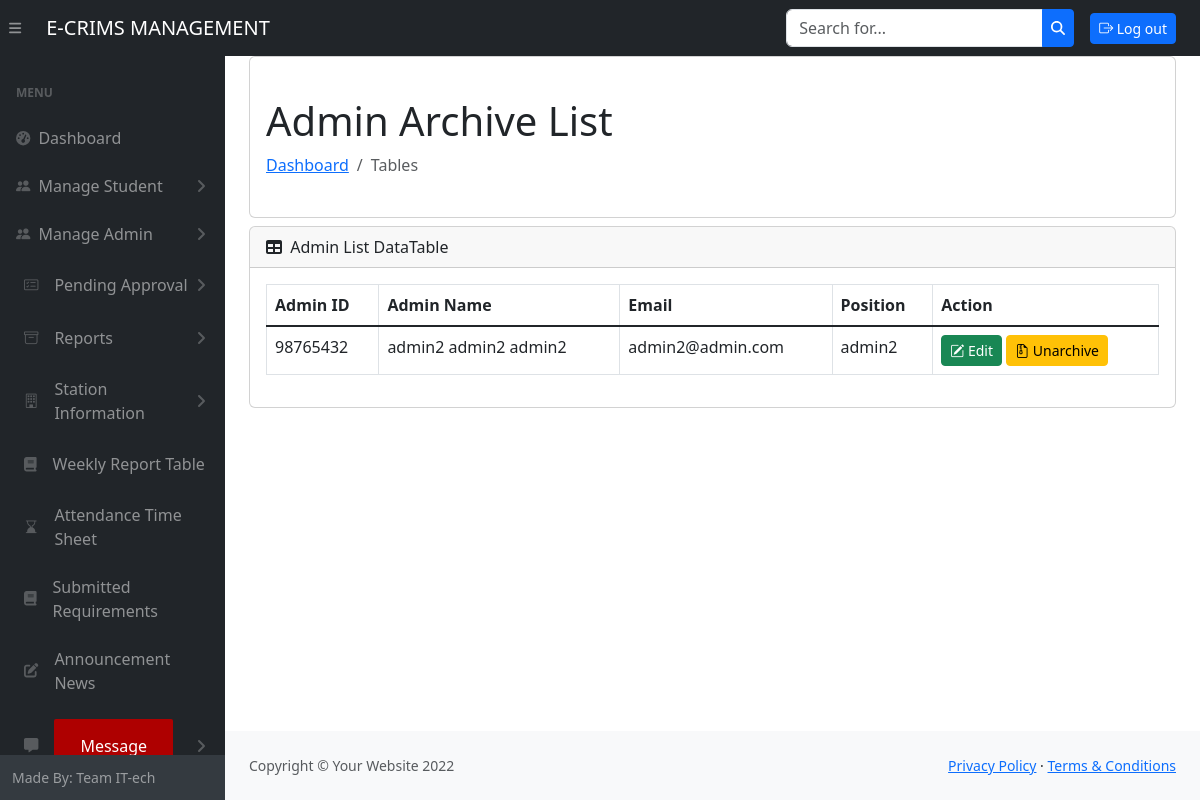
The page /admin/admin_archive.php (signed in) on the database its author committed.
### tables this page shows
CREATE TABLE `admin_db` (
  `admin_id` int(11) NOT NULL,
  `admin_fname` varchar(250) NOT NULL,
  `admin_lname` varchar(250) NOT NULL,
  `admin_mname` varchar(250) NOT NULL,
  `admin_sname` varchar(20) NOT NULL,
  `admin_position` varchar(255) NOT NULL,
  `admin_email` varchar(255) NOT NULL,
  `admin_password` varchar(255) NOT NULL,
  `status` int(11) NOT NULL,
  `time_date` datetime NOT NULL DEFAULT current_timestamp()
);

### admin/admin_archive.php (the view, shortened to what this page needs)
<!DOCTYPE html>
<html lang="en">
<head>
    <?php include 'head.php' ?>
</head>
<body class="sb-nav-fixed">
    <?php include 'header.php' ?>
    <div id="layoutSidenav">
        <?php include 'nav.php' ?>
        <div id="layoutSidenav_content">
            <main>
                <div class="container-fluid px-4">
                    <div class="card bg-white mb-2">
                        <div class="card-body">
                            <div class="align-self-center">
                                <h1 class="mt-4">Admin Archive List</h1>
                                <ol class="breadcrumb mb-4">
                                    <li class="breadcrumb-item"><a href="index.php">Dashboard</a></li>
                                    <li class="breadcrumb-item active">Tables</li>
                                </ol>
                            </div>
                        </div>
                    </div>
                    <div class="card mb-4">
                        <div class="card-header">
                            <i class="fas fa-table me-1"></i>
                            Admin List DataTable
                        </div>
                        <div class="card-body">
                            <div class="table-responsive">
                                <table id="datatablesSimple" class="table table-bordered">
                                <thead>
                                    <tr>
                                        <th class="cell">Admin ID</th>
                                        <th class="cell">Admin Name</th>
                                        <th class="cell">Email</th>
                                        <th class="cell">Position</th>
                                        <th class="text-right">Action</th>
                                    </tr>
                                </thead>
                                <tbody>
                                    <?php
                                    include 'db_connect.php';
                                    $sql = "SELECT * from admin_db WHERE status ='1' ORDER BY time_date DESC";
                                    $result = $mysqli->query($sql);
                                    while ($row = $result->fetch_assoc()) {
                                    ?>
                                        <tr>
                                            <td><?php echo $row['admin_id']; ?></td>
                                            <td><?php echo $row['admin_fname'] . " " . $row['admin_mname'] . " " . $row['admin_lname'] . " " . $row['admin_sname']; ?></td>
                                            <td><?php echo $row['admin_email']; ?></td>
                                            <td><?php echo $row['admin_position']; ?></td>
                                            <td class='text-right'>
                                                <a href='#edit_<?php echo $row['admin_id']; ?>' class='btn btn-success btn-sm' data-bs-toggle='modal'><i class='bi bi-pencil-square'></i> Edit</a>
                                                <a href='#unarchive_<?php echo $row['admin_id']; ?>' class='btn btn-warning btn-sm' data-bs-toggle='modal'><i class='bi bi-file-earmark-zip'></i> Unarchive</a>
                                            </td>
                                        </tr>
                                    <?php
                                    }
                                    ?>
                                </tbody>
                            </table>
                            </div>
                        </div>
                    </div>
                </div>
            </main>
            <?php include 'footer.php' ?>
        </div>
    </div>
    <?php include 'script.php' ?>
</body>
</html>

### css/all.css (style rules this page uses)
.fa-table:before { content: "\f0ce"; }

### rows shown on the page
admin_db: admin_id "98765432", admin_fname "admin2", admin_mname "admin2", admin_lname "admin2", admin_email "admin2@admin.com", admin_position "admin2"
